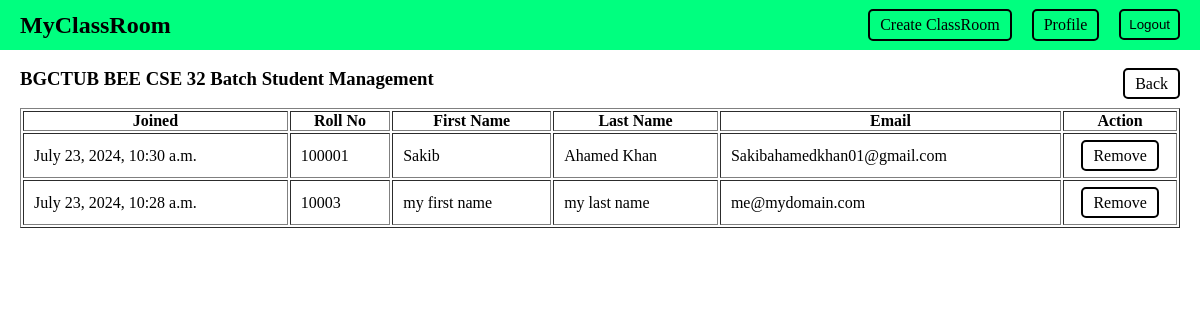
The app's page /classroom/classroompage/managestudent/1 (signed in) with its own data.
### classroom/models.py (models this page shows, shortened)
class ClassRoom(models.Model):
    user = models.ForeignKey(User, related_name='classR', on_delete=models.CASCADE)
    subject = models.CharField(max_length=100)
    classroom_name = models.CharField(max_length=100)
    invitation_code = models.CharField(max_length=10, unique=True)

class ClassRoomJoined(models.Model):
    user = models.ForeignKey(User, related_name='classRJ', on_delete=models.CASCADE)
    classroom = models.ForeignKey(ClassRoom, on_delete=models.CASCADE)
    joined_date = models.DateTimeField(auto_now_add=True)

### user/models.py (models this page shows, shortened)
class UserExtraInfo(models.Model):
    user = models.OneToOneField(User, related_name='info', on_delete=models.CASCADE)
    account_type = models.CharField(max_length=20, choices=ROLE_TYPE)
    iSTeacher = models.BooleanField(default=False)
    institute = models.CharField(max_length=100)
    birth_date = models.DateField(null=True, blank=True)
    gender = models.CharField(max_length=10, choices=GENDER_TYPE)
    roll_no = models.IntegerField(unique=True)

### classroom/views.py (the view)
# urls.py: path('classroompage/managestudent/<int:classRoomId>', views.manageClassRoomStudent,name='classroompage/managestudent/' ),
def manageClassRoomStudent(request, classRoomId):
    if request.user.info.account_type =='student':
        messages.success(request, 'You are not allowed to add post on classroom!')
        return redirect('index')
    specific_room = ClassRoom.objects.get(id=classRoomId)
    if specific_room.user!=request.user:
        messages.success(request, 'You are not allowed to post in this classroom')
        return redirect('classRoomPage',classRoomId)
    classroom_joined = ClassRoomJoined.objects.filter(classroom=specific_room).order_by('-joined_date')
    return render(request, 'classroom/teacher/manageStudent.html', {'room_data':specific_room, 'classroom_joined':classroom_joined})

### classroom/templates/classroom/teacher/manageStudent.html (shortened to what this page needs)
{% extends 'core/base.html' %}
{% block body %}
    <div style="display: flex; justify-content: space-between; padding-top: 5px; align-items: center;">
        <h3>{{room_data.classroom_name}} Student Management</h3>
        <div style="padding: 20px 0 10px 0;">
            <a href="{% url 'classRoomPage' room_data.id %}" class="list btn" style="margin-left: 0px!important;">Back</a>
        </div>
    </div>
    <div>
        <table border="1" style="width: 100%; margin: 5px 0;">
            <tr>
                <th>Joined</th>
                <th>Roll No</th>
                <th>First Name</th>
                <th>Last Name</th>
                <th>Email</th>
                <th>Action</th>
            </tr>
            {% for data in classroom_joined %}
                <tr style="height: 45px;">
                    <td class="left-space">{{data.joined_date}}</td>
                    <td class="left-space">{{data.user.info.roll_no}}</td>
                    <td class="left-space">{{data.user.first_name}}</td>
                    <td class="left-space">{{data.user.last_name}}</td>
                    <td class="left-space">{{data.user.email}}</td>
                    <td style="text-align:center;"><a href="{% url 'classroompage/managestudent/remove' data.id room_data.id %}" class="btn" style="list-style: none; text-decoration: none; color: black;">Remove</a></td>
                </tr>
            {% endfor %}
        </table>
    </div>
{% endblock body %}

### core/templates/core/base.html (style rules this page uses)
* { padding: 0; margin: 0; }

### classroom/templates/classroom/teacher/manageStudent.html (style rules this page uses)
.list { list-style: none; text-decoration: none; color: black; }
.btn { border: 2px solid black; padding: 5px 10px; cursor: pointer; border-radius: 5px; }
.left-space { padding: 10px; }

### core/templates/core/navbar.html (style rules this page uses)
.list { list-style: none; margin-left: 20px; text-decoration: none; color: black; }
.btn { border: 2px solid black; padding: 5px 10px; cursor: pointer; border-radius: 5px; }

### records on screen
ClassRoom: classroom_name "BGCTUB BEE CSE 32 Batch"
ClassRoomJoined: joined_date "July 23, 2024, 10:30 a.m.", user.info.roll_no "100001", user.first_name "Sakib", user.last_name "Ahamed Khan", user.email "Sakibahamedkhan01@gmail.com"
ClassRoomJoined: joined_date "July 23, 2024, 10:28 a.m.", user.info.roll_no "10003", user.first_name "my first name", user.last_name "my last name", user.email "me@mydomain.com"
